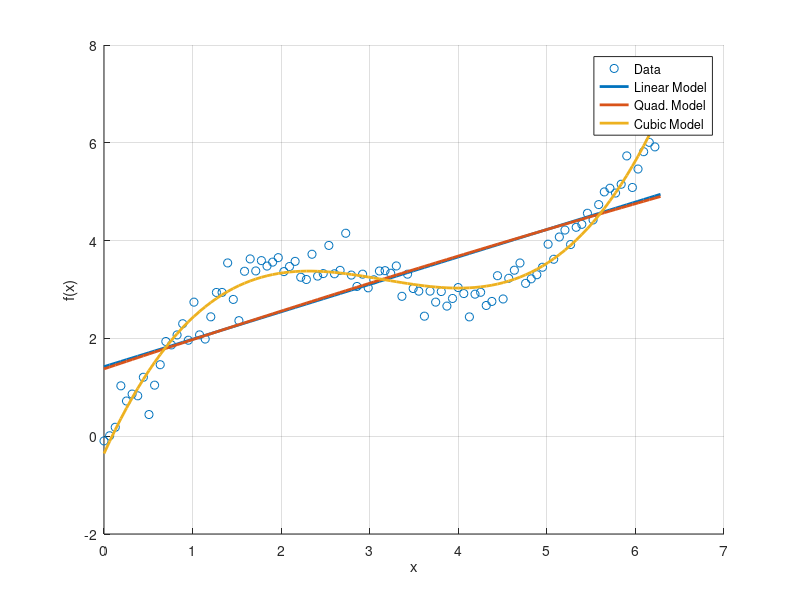

Reproduce this figure in MATLAB. (Note: this script raises an error after producing the figure.)
%% Script for Defensio presentation

% date: 11.04.2021
% author: J. Weber

%% generate data
x = linspace(0,2*pi, 100)';
y = 1.5*sin(x) + x + randn(size(x))*0.25;


%% plot for linear model (and polynomial)

X = [ones(size(x)) x x.^2 x.^3];

Xlin = X(:,1:2);
Xquad = X(:,1:3);
Xcub = X;
c_lin = (Xlin' * Xlin) \ (Xlin' * y);
c_quad = (Xquad' * Xquad) \ (Xquad' * y);
c_cub = (Xcub' * Xcub) \ (Xcub' * y);

fig = figure()
scatter(x,y); hold on;
plot(x, Xlin* c_lin, 'LineWidth', 2');
plot(x, Xquad * c_quad, 'LineWidth', 2');
plot(x, Xcub * c_cub, 'LineWidth', 2');
grid(); legend('Data', 'Linear', 'Quadratic', 'Cubic');
%title('Order l = 0')
xlabel("x"); ylabel("f(x)");
legend("Data", "Linear Model", "Quad. Model", "Cubic Model");
ax = gca;
ax.FontSize = 15; 

%% generate B-spline of order 0, 1, 2, 3
nr_splines = 25;
sorder = 0;

B0 = Bspline.basismatrix(x, nr_splines, 0, "e");
c0 = Bspline.fit(x, y, nr_splines, 0, "e");

B1 = Bspline.basismatrix(x, nr_splines, 1, "e");
c1 = Bspline.fit(x, y, nr_splines, 1, "e");

B2 = Bspline.basismatrix(x, nr_splines, 2, "e");
c2 = Bspline.fit(x, y, nr_splines, 2, "e");

B3 = Bspline.basismatrix(x, nr_splines, 3, "e");
c3 = Bspline.fit(x, y, nr_splines, 3, "e");

%% plot B-spline of order 0, 1, 2, 3

ax11 = subplot(2,2,1);
scatter(x,y); hold on;
plot(x, B0*c0, 'LineWidth', 2);
plot(x, B0)
grid; xlim([min(x), max(x)]);
title('Order l = 0')
ax = gca;
ax.FontSize = 15;

ax12 = subplot(2,2,2);
scatter(x,y); hold on;
plot(x, B1*c1, 'LineWidth', 2);
plot(x, B1)
grid; xlim([min(x), max(x)]);
title('Order l = 1')
ax = gca;
ax.FontSize = 15;


ax21 = subplot(2,2,3);
scatter(x,y); hold on;
plot(x, B2*c2, 'LineWidth', 2);
plot(x, B2); grid; xlim([min(x), max(x)]);
title('Order l = 2')
ax = gca;
ax.FontSize = 15;


ax22 = subplot(2,2,4);
scatter(x,y); hold on;
plot(x, B3*c3, 'LineWidth', 2);
plot(x, B3); grid; xlim([min(x), max(x)]);
title('Order l = 3')
ax = gca;
ax.FontSize = 15;

%% Plot the basis matrices
ax11 = subplot(2,2,1);
imagesc(B0') %,'CDataMapping','scaled');
title('Order l = 0')
ax = gca;
ax.FontSize = 15;
colorbar()

ax12 = subplot(2,2,2);
imagesc(B1','CDataMapping','scaled');
title('Order l = 1')
ax = gca; colorbar()
ax.FontSize = 15;


ax21 = subplot(2,2,3);
imagesc(B2','CDataMapping','scaled');
title('Order l = 2')
ax = gca;
ax.FontSize = 15; 
colorbar(); caxis([0,1]);


ax22 = subplot(2,2,4);
imagesc(B3','CDataMapping','scaled');
title('Order l = 3')
ax = gca;
ax.FontSize = 15;
colorbar(); caxis([0,1]);

%% Plot P-spline fits for different \lambdas 
nr_splines = 50;

B3 = Bspline.basismatrix(x, nr_splines, 3, "e");

c3p_0 = Bspline.fit_Pspline(x,y,0,nr_splines, 3, "e");
c3p_1 = Bspline.fit_Pspline(x,y,1,nr_splines, 3, "e");
c3p_10 = Bspline.fit_Pspline(x,y,10,nr_splines, 3, "e");
c3p_72 = Bspline.fit_Pspline(x,y,72,nr_splines, 3, "e");
c3p_1000 = Bspline.fit_Pspline(x,y,5000,nr_splines, 3, "e");

fig = figure();
scatter(x,y); hold on;
plot(x, B3*c3p_1);
plot(x, B3*c3p_10);
plot(x, B3*c3p_72);
plot(x, B3*c3p_1000);

%%
ax11 = subplot(2,2,1);
scatter(x,y); hold on;
plot(x, B3*c3p_0, 'LineWidth', 2);
grid; xlim([min(x), max(x)]);
title('$$\lambda = 0$$', 'interpreter', 'latex')
ax = gca;
ax.FontSize = 15;

ax12 = subplot(2,2,2);
scatter(x,y); hold on;
plot(x, B3*c3p_1, 'LineWidth', 2);
grid; xlim([min(x), max(x)]);
title('$$\lambda = 1$$', 'interpreter', 'latex')
ax = gca;
ax.FontSize = 15;

ax21 = subplot(2,2,3);
scatter(x,y); hold on;
plot(x, B3*c3p_72, 'LineWidth', 2);
grid; xlim([min(x), max(x)]);
title('$$\lambda = 72$$', 'interpreter', 'latex')
ax = gca;
ax.FontSize = 15;

ax22 = subplot(2,2,4);
scatter(x,y); hold on;
plot(x, B3*c3p_1000, 'LineWidth', 2);
grid; xlim([min(x), max(x)]);
title('$$\lambda = 1000$$', 'interpreter', 'latex')
ax = gca;
ax.FontSize = 15;


%% Increasing behavior

dUncon = {["s(1)", 25, "none", 0, "e"]};
[cUnc, Bunc] = Stareg.fit(dUncon, x, y);

dcon = {["s(1)", 25, "inc", 3000, "e"]};
[c, B] = Stareg.fit(dcon, x, y);

fig = figure(); hold on;
scatter(x, y);
plot(x, B*c, "LineWidth", 2); plot(x, Bunc*cUnc, "LineWidth", 2); 
grid; xlim([min(x), max(x)]);
legend("Data", "SC-P-spline", "P-spline");
title('$$Inc. \ Constraint, \lambda_c=3000$$, d=25, l=3', 'interpreter', 'latex')
ax = gca;
ax.FontSize = 15;
saveas(fig, "defensio/SCPspline_increasing", "png");
